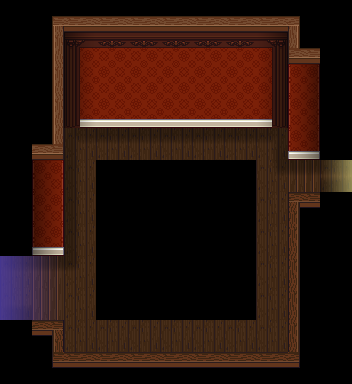

This is a level from a 2D game, rendered from its Tiled map with the project's own tilesets. A one-line summary and the complete map file follow:
An orthogonal 11x12 tile map with 32x32 px tiles, 5 tile layers (bg, ground details, mid, shadows, ...), 1 hidden layer not drawn, 7 tilesets and 10 objects (exit-w, start, patron, exit-e).

<map version="1.11" tiledversion="1.11.2" orientation="orthogonal" renderorder="right-down" width="11" height="12" tilewidth="32" tileheight="32" infinite="0" nextlayerid="10" nextobjectid="21">
 <tileset firstgid="1" source="../Assorted_LPC/lpc-walls/walls.tsx" />
 <tileset firstgid="6145" source="../[A]LightShadow_pipo.tsx" />
 <tileset firstgid="6233" source="../Assorted_LPC/lpc-floors/floors.tsx" />
 <tileset firstgid="8281" source="../Assorted_LPC/lpc_objectspack/Objects/Furniture/Countertops.tsx" />
 <tileset firstgid="8317" source="../[Base]BaseChip_pipo.tsx" />
 <tileset firstgid="9317" source="../Assorted_LPC/wooden_stairs/[LPC]WoodenStairs.tsx" />
 <tileset firstgid="10913" source="../[A]Wall-Up_pipo.tsx" />
 <imagelayer id="3" name="ref" visible="0" offsetx="-64" offsety="-96">
  <image source="../vtt-maps/Interiors/hotel-f2.webp" width="416" height="1120" />
 </imagelayer>
 <layer id="1" name="bg" width="11" height="12">
  <data encoding="csv">
0,0,0,0,0,0,0,0,0,0,0,
0,0,2453,2454,2454,2454,2454,2454,2455,0,0,
0,0,2517,2518,2518,2518,2518,2518,2519,2456,0,
0,0,2581,2582,2582,2582,2582,2582,2583,2520,0,
0,0,7617,7617,7617,7617,7617,7617,7617,2584,0,
0,2456,7617,0,0,0,0,0,7617,7616,7617,
0,2520,7617,0,0,0,0,0,7617,0,0,
0,2584,7617,0,0,0,0,0,7617,0,0,
7617,7616,7617,0,0,0,0,0,7617,0,0,
7617,7616,7617,0,0,0,0,0,7617,0,0,
0,0,7617,7617,7617,7617,7617,7617,7617,0,0,
0,0,0,0,0,0,0,0,0,0,0
</data>
 </layer>
 <layer id="6" name="ground details" width="11" height="12">
  <data encoding="csv">
0,0,0,0,0,0,0,0,0,0,0,
0,0,0,0,0,0,0,0,0,0,0,
0,0,0,0,0,0,0,0,0,0,0,
0,0,0,0,0,0,0,0,0,0,0,
0,0,0,0,0,0,0,0,0,0,0,
0,0,0,0,0,0,0,0,0,0,0,
0,0,0,0,0,0,0,0,0,0,0,
0,0,0,0,0,0,0,0,0,0,0,
0,0,0,0,0,0,0,0,0,0,0,
0,0,0,0,0,0,0,0,0,0,0,
0,0,0,0,0,0,0,0,0,0,0,
0,0,0,0,0,0,0,0,0,0,0
</data>
 </layer>
 <layer id="9" name="mid" width="11" height="12">
  <properties>
   <property name="z" type="int" value="0" />
  </properties>
  <data encoding="csv">
0,0,0,0,0,0,0,0,0,0,0,
0,0,0,0,0,0,0,0,0,0,0,
0,0,0,0,0,0,0,0,0,0,0,
0,0,0,0,0,0,0,0,0,0,0,
0,0,0,0,0,0,0,0,0,0,0,
0,0,0,0,0,0,0,0,0,0,0,
0,0,0,0,0,0,0,0,0,0,0,
0,0,0,0,0,0,0,0,0,0,0,
0,0,0,0,0,0,0,0,0,0,0,
0,0,0,0,0,0,0,0,0,0,0,
0,0,0,0,0,0,0,0,0,0,0,
0,0,0,0,0,0,0,0,0,0,0
</data>
 </layer>
 <layer id="4" name="shadows" width="11" height="12">
  <data encoding="csv">
0,0,0,0,0,0,0,0,0,0,0,
0,0,6152,0,0,0,0,0,6159,0,0,
0,0,6152,0,0,0,0,0,6159,6159,0,
0,0,6152,0,0,0,0,0,6159,6159,0,
0,0,6174,6175,6175,6175,6175,6175,6176,6159,0,
0,6152,6182,0,0,0,0,0,6180,6175,6199,
0,6152,6182,0,0,0,0,0,0,0,0,
0,6152,6182,0,0,0,0,0,0,0,0,
6177,6175,6181,0,0,0,0,0,0,0,0,
6193,0,0,0,0,0,0,0,0,0,0,
0,0,0,0,0,0,0,0,0,0,0,
0,0,0,0,0,0,0,0,0,0,0
</data>
 </layer>
 <layer id="2" name="foreground" width="11" height="12">
  <properties>
   <property name="z" type="int" value="1" />
  </properties>
  <data encoding="csv">
0,391,582,582,582,582,582,582,582,390,0,
0,519,0,0,0,0,0,0,0,581,0,
0,519,0,0,0,0,0,0,0,0,0,
0,519,0,0,0,0,0,0,0,0,0,
0,583,0,0,0,0,0,0,0,0,0,
0,0,0,0,0,0,0,0,0,0,6215,
0,0,0,0,0,0,0,0,0,457,0,
0,0,0,0,0,0,0,0,0,521,0,
6223,6224,0,0,0,0,0,0,0,521,0,
6223,6224,0,0,0,0,0,0,0,521,0,
0,459,0,0,0,0,0,0,0,521,0,
0,331,458,458,458,458,458,458,458,330,0
</data>
 </layer>
 <objectgroup id="7" name="Object Layer 1">
  <object id="1" name="exit-w" x="8" y="256" width="32" height="64">
   <properties>
    <property name="dest" value="somewhere-d2-hotel-f2-balconies" />
    <property name="destDir" value="l" />
    <property name="destPoint" value="to-dragon" />
   </properties>
  </object>
  <object id="16" name="start" x="272" y="176">
   <point />
  </object>
  <object id="17" name="patron" x="112" y="184">
   <point />
  </object>
  <object id="19" name="exit-e" x="312" y="160" width="32" height="32">
   <properties>
    <property name="dest" value="somewhere-d2-hotel-f2" />
    <property name="destDir" value="r" />
    <property name="destPoint" value="to-dragon-room" />
   </properties>
  </object>
  <object id="6" x="288" y="192" width="64" height="192">
   <properties>
    <property name="collision" type="bool" value="true" />
   </properties>
  </object>
  <object id="13" x="64" y="352" width="224" height="32">
   <properties>
    <property name="collision" type="bool" value="true" />
   </properties>
  </object>
  <object id="14" x="288" y="96" width="64" height="64">
   <properties>
    <property name="collision" type="bool" value="true" />
   </properties>
  </object>
  <object id="15" x="0" y="96" width="64" height="160">
   <properties>
    <property name="collision" type="bool" value="true" />
   </properties>
  </object>
  <object id="18" x="64" y="96" width="224" height="32">
   <properties>
    <property name="collision" type="bool" value="true" />
   </properties>
  </object>
  <object id="20" x="0" y="320" width="64" height="64">
   <properties>
    <property name="collision" type="bool" value="true" />
   </properties>
  </object>
 </objectgroup>
</map>
